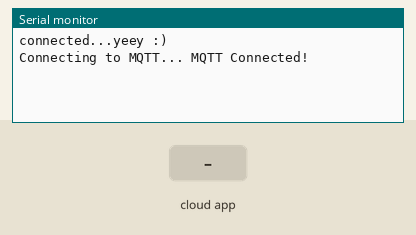
A sketch run on a simulated ESP8266 (NodeMCU). On the bench: the last lines printed to the serial monitor. The test bench sets the inputs (shaded band). WiFi joins after 1.5 s; servers stay silent unless stated; no MQTT or app messages arrive unless stated.

Above: at 2.7 s.
2.8 s: the phone or cloud app sets FEED1 to 1
At 3.4 s:
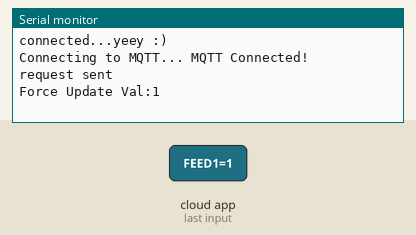
4.5 s: the phone or cloud app sets FEED2 to 1
At 5.6 s:
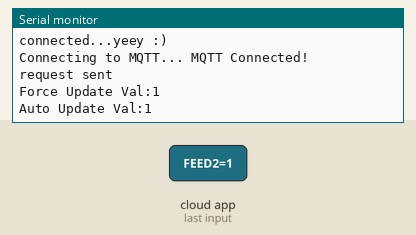
6.0 s: the phone or cloud app sets FEED2 to ON
At 6.5 s:
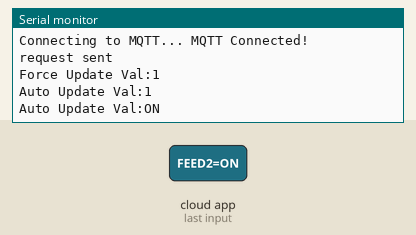
7.5 s: the phone or cloud app sets FEED2 to OFF
At 8.7 s:
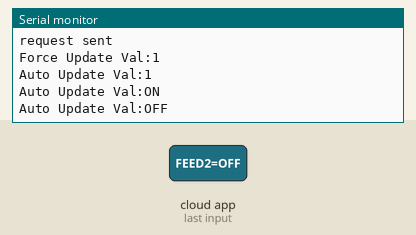

The sketch:

Getflix-Updater.ino
```cpp
#include <ESP8266WiFi.h>          //https://github.com/esp8266/Arduino
//needed for library
#include <DNSServer.h>
#include <ESP8266WebServer.h>

//#include <credentials.h>
#include <WiFiManager.h>         //https://github.com/tzapu/WiFiManager
#include "Adafruit_MQTT.h"
#include "Adafruit_MQTT_Client.h"


WiFiClient client;
const int httpPort = 80;

#define AIO_SERVER      "io.adafruit.com"
#define AIO_SERVERPORT  1883
#define IO_USERNAME  "USERNAME"
#define IO_KEY       "AIO_KEY"
Adafruit_MQTT_Client mqtt(&client, AIO_SERVER, AIO_SERVERPORT, IO_USERNAME, IO_KEY);
Adafruit_MQTT_Subscribe ForceUpdate = Adafruit_MQTT_Subscribe(&mqtt, IO_USERNAME "/feeds/FEED1");
Adafruit_MQTT_Subscribe AutoUpdate = Adafruit_MQTT_Subscribe(&mqtt, IO_USERNAME "/feeds/FEED2");


String host = "gfx.globalapi.net";
String url = "/api/v1/addresses.json";
bool isAutoUpdate = true;

unsigned long lastUpdateTime;
int updateInterval = 10 * 1000*60; // 10 minutes

void executeGetFlixUpdater()
{
  if (!client.connect(host, httpPort)) {
    Serial.println("connection failed");
  }
  client.print(String("PUT ") + url + " HTTP/1.1\r\n" +
               "Host: " + host + "\r\n" +
               "Connection: close\r\n" +
               "Accept: */*\r\n" +
               "User-Agent: Mozilla/4.0 (compatible; esp8266 Lua; Windows NT 5.1)\r\n" +
               "Authorization:AUTHKEY\r\n" +
               "\r\n");

  Serial.println("request sent");
  client.stop();
}

void setup() {
  // put your setup code here, to run once:
  Serial.begin(115200);

  delay(10);
  //WiFiManager
  //Local intialization. Once its business is done, there is no need to keep it around
  WiFiManager wifiManager;
  //reset saved settings
  //wifiManager.resetSettings();

  //set custom ip for portal
  //wifiManager.setAPStaticIPConfig(IPAddress(10,0,1,1), IPAddress(10,0,1,1), IPAddress(255,255,255,0));

  //fetches ssid and pass from eeprom and tries to connect
  //if it does not connect it starts an access point with the specified name
  //here  "AutoConnectAP"
  //and goes into a blocking loop awaiting configuration
  wifiManager.autoConnect("GETFLIX_Updater");
  //or use this for auto generated name ESP + ChipID
  //wifiManager.autoConnect();

  mqtt.subscribe(&ForceUpdate);
  mqtt.subscribe(&AutoUpdate);
  //if you get here you have connected to the WiFi
  Serial.println("connected...yeey :)");
  lastUpdateTime = millis();
}

void loop() {
  // put your main code here, to run repeatedly:
  MQTT_connect();

  // this is our 'wait for incoming subscription packets' busy subloop
  // try to spend your time here

  if (isAutoUpdate)
  {
    if ((millis() - lastUpdateTime) >= updateInterval)
    {
      executeGetFlixUpdater();
      lastUpdateTime = millis();
    }
  }
  Adafruit_MQTT_Subscribe *subscription;
  while ((subscription = mqtt.readSubscription(5000))) {
    if (subscription == &ForceUpdate) {
      String val = (char *)ForceUpdate.lastread;
      if (val == "1") {
        executeGetFlixUpdater();
        Serial.print("Force Update Val:");
        Serial.println(val);
        delay(100);
      }
    }
    else if (subscription == &AutoUpdate) {
      String val = (char *)AutoUpdate.lastread;
      Serial.print("Auto Update Val:");
      Serial.println(val);
      if (val == "ON") {
        isAutoUpdate = true;
      }
      else if (val == "OFF") {
        isAutoUpdate = false;
      }
    }
    yield();
  }
}
void MQTT_connect() {
  int8_t ret;

  // Stop if already connected.
  if (mqtt.connected()) {
    return;
  }

  Serial.print("Connecting to MQTT... ");

  uint8_t retries = 3;
  while ((ret = mqtt.connect()) != 0) { // connect will return 0 for connected
    Serial.println(mqtt.connectErrorString(ret));
    Serial.println("Retrying MQTT connection in 5 seconds...");
    mqtt.disconnect();
    delay(5000);  // wait 5 seconds
    retries--;
    if (retries == 0) {
      // basically die and wait for WDT to reset me
      while (1);
    }
  }
  Serial.println("MQTT Connected!");
}
```

Measured:
- after the input at 2.8 s, the serial monitor: prints a new line after 0.22 s (image 1)
- after the input at 4.5 s, the serial monitor: prints a new line at once (image 2)
- after the input at 6.0 s, the serial monitor: prints a new line at once (image 3)
- after the input at 7.5 s, the serial monitor: prints a new line at once (image 4)
